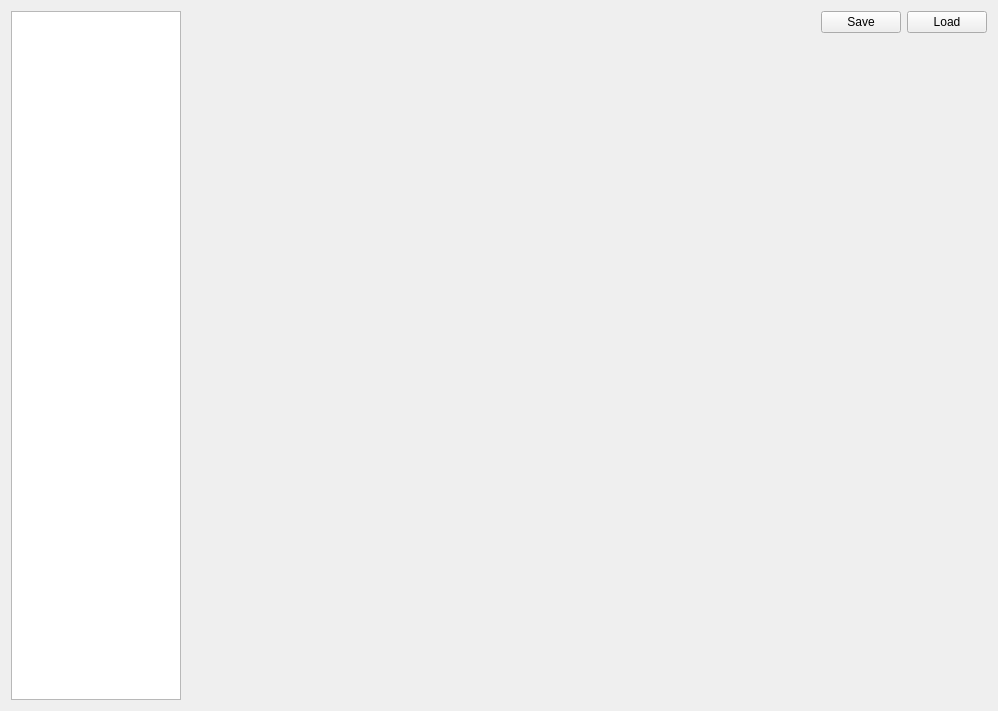
<?xml version="1.0" encoding="UTF-8"?>
<ui version="4.0">
 <class>DMachineSetup</class>
 <widget class="QWidget" name="DMachineSetup">
  <property name="geometry">
   <rect>
    <x>0</x>
    <y>0</y>
    <width>996</width>
    <height>711</height>
   </rect>
  </property>
  <property name="windowTitle">
   <string>Pyleecan Machine Setup</string>
  </property>
  <layout class="QHBoxLayout" name="horizontalLayout_2">
   <item>
    <widget class="QListWidget" name="nav_step">
     <property name="sizePolicy">
      <sizepolicy hsizetype="Fixed" vsizetype="Expanding">
       <horstretch>0</horstretch>
       <verstretch>0</verstretch>
      </sizepolicy>
     </property>
     <property name="maximumSize">
      <size>
       <width>170</width>
       <height>16777215</height>
      </size>
     </property>
    </widget>
   </item>
   <item>
    <layout class="QVBoxLayout" name="main_layout">
     <item>
      <layout class="QHBoxLayout" name="horizontalLayout">
       <item>
        <spacer name="horizontalSpacer">
         <property name="orientation">
          <enum>Qt::Horizontal</enum>
         </property>
         <property name="sizeHint" stdset="0">
          <size>
           <width>40</width>
           <height>20</height>
          </size>
         </property>
        </spacer>
       </item>
       <item>
        <widget class="QPushButton" name="b_save">
         <property name="text">
          <string>Save</string>
         </property>
        </widget>
       </item>
       <item>
        <widget class="QPushButton" name="b_load">
         <property name="text">
          <string>Load</string>
         </property>
        </widget>
       </item>
      </layout>
     </item>
     <item>
      <widget class="QWidget" name="w_step" native="true">
       <property name="sizePolicy">
        <sizepolicy hsizetype="Expanding" vsizetype="Expanding">
         <horstretch>0</horstretch>
         <verstretch>0</verstretch>
        </sizepolicy>
       </property>
       <property name="minimumSize">
        <size>
         <width>800</width>
         <height>660</height>
        </size>
       </property>
      </widget>
     </item>
    </layout>
   </item>
  </layout>
 </widget>
 <resources>
  <include location="../../Resources/pyleecan.qrc"/>
 </resources>
 <connections/>
</ui>
